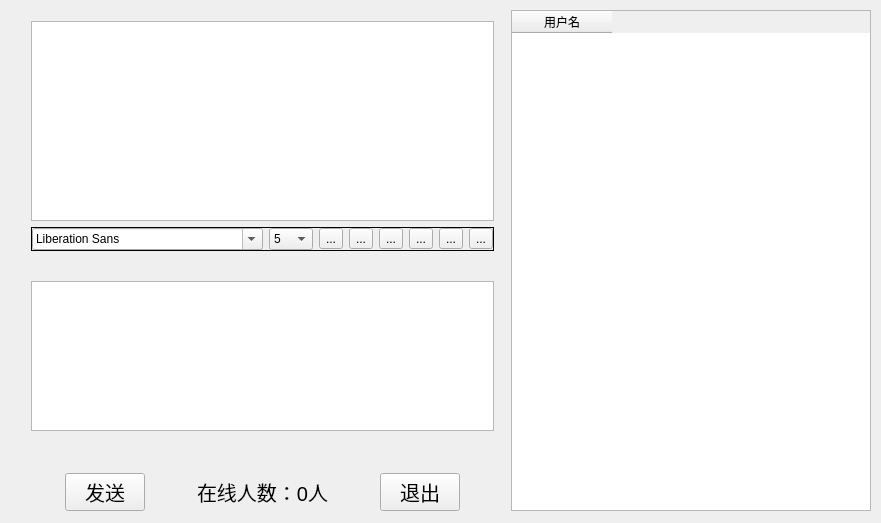
<?xml version="1.0" encoding="UTF-8"?>
<ui version="4.0">
 <class>Widget</class>
 <widget class="QWidget" name="Widget">
  <property name="geometry">
   <rect>
    <x>0</x>
    <y>0</y>
    <width>881</width>
    <height>523</height>
   </rect>
  </property>
  <property name="windowTitle">
   <string>Widget</string>
  </property>
  <widget class="QWidget" name="widget_8" native="true">
   <property name="geometry">
    <rect>
     <x>20</x>
     <y>10</y>
     <width>851</width>
     <height>501</height>
    </rect>
   </property>
   <layout class="QHBoxLayout" name="horizontalLayout_5">
    <property name="leftMargin">
     <number>0</number>
    </property>
    <property name="topMargin">
     <number>0</number>
    </property>
    <property name="rightMargin">
     <number>0</number>
    </property>
    <property name="bottomMargin">
     <number>0</number>
    </property>
    <item>
     <widget class="QWidget" name="widget_6" native="true">
      <layout class="QVBoxLayout" name="verticalLayout_4">
       <property name="leftMargin">
        <number>0</number>
       </property>
       <property name="topMargin">
        <number>0</number>
       </property>
       <property name="rightMargin">
        <number>0</number>
       </property>
       <property name="bottomMargin">
        <number>0</number>
       </property>
       <item>
        <widget class="QWidget" name="widget_4" native="true">
         <layout class="QVBoxLayout" name="verticalLayout_3">
          <property name="leftMargin">
           <number>0</number>
          </property>
          <property name="topMargin">
           <number>0</number>
          </property>
          <property name="rightMargin">
           <number>0</number>
          </property>
          <property name="bottomMargin">
           <number>0</number>
          </property>
          <item>
           <widget class="QWidget" name="widget_2" native="true">
            <layout class="QVBoxLayout" name="verticalLayout">
             <item>
              <widget class="QWidget" name="widget" native="true">
               <layout class="QHBoxLayout" name="horizontalLayout">
                <property name="spacing">
                 <number>0</number>
                </property>
                <property name="leftMargin">
                 <number>0</number>
                </property>
                <property name="topMargin">
                 <number>0</number>
                </property>
                <property name="rightMargin">
                 <number>0</number>
                </property>
                <property name="bottomMargin">
                 <number>0</number>
                </property>
                <item>
                 <widget class="QTextBrowser" name="msgBrowser">
                  <property name="enabled">
                   <bool>true</bool>
                  </property>
                 </widget>
                </item>
               </layout>
              </widget>
             </item>
             <item>
              <widget class="QFrame" name="frame_2">
               <property name="frameShape">
                <enum>QFrame::Box</enum>
               </property>
               <layout class="QHBoxLayout" name="horizontalLayout_2">
                <property name="leftMargin">
                 <number>0</number>
                </property>
                <property name="topMargin">
                 <number>0</number>
                </property>
                <property name="rightMargin">
                 <number>0</number>
                </property>
                <property name="bottomMargin">
                 <number>0</number>
                </property>
                <item>
                 <widget class="QFontComboBox" name="fontCbx"/>
                </item>
                <item>
                 <widget class="QComboBox" name="sizeCbx">
                  <item>
                   <property name="text">
                    <string>5</string>
                   </property>
                  </item>
                  <item>
                   <property name="text">
                    <string>6</string>
                   </property>
                  </item>
                  <item>
                   <property name="text">
                    <string>7</string>
                   </property>
                  </item>
                  <item>
                   <property name="text">
                    <string>8</string>
                   </property>
                  </item>
                  <item>
                   <property name="text">
                    <string>9</string>
                   </property>
                  </item>
                  <item>
                   <property name="text">
                    <string>10</string>
                   </property>
                  </item>
                  <item>
                   <property name="text">
                    <string>11</string>
                   </property>
                  </item>
                  <item>
                   <property name="text">
                    <string>12</string>
                   </property>
                  </item>
                  <item>
                   <property name="text">
                    <string>13</string>
                   </property>
                  </item>
                  <item>
                   <property name="text">
                    <string>14</string>
                   </property>
                  </item>
                  <item>
                   <property name="text">
                    <string>15</string>
                   </property>
                  </item>
                 </widget>
                </item>
                <item>
                 <widget class="QToolButton" name="boldTBtn">
                  <property name="toolTip">
                   <string>加粗</string>
                  </property>
                  <property name="text">
                   <string>...</string>
                  </property>
                  <property name="icon">
                   <iconset resource="res.qrc">
                    <normaloff>:/images/bold.png</normaloff>:/images/bold.png</iconset>
                  </property>
                  <property name="checkable">
                   <bool>true</bool>
                  </property>
                 </widget>
                </item>
                <item>
                 <widget class="QToolButton" name="italicTBtn">
                  <property name="toolTip">
                   <string>倾斜</string>
                  </property>
                  <property name="text">
                   <string>...</string>
                  </property>
                  <property name="icon">
                   <iconset resource="res.qrc">
                    <normaloff>:/images/italic.png</normaloff>:/images/italic.png</iconset>
                  </property>
                  <property name="checkable">
                   <bool>true</bool>
                  </property>
                 </widget>
                </item>
                <item>
                 <widget class="QToolButton" name="undellineTBtn">
                  <property name="toolTip">
                   <string>下划线</string>
                  </property>
                  <property name="text">
                   <string>...</string>
                  </property>
                  <property name="icon">
                   <iconset resource="res.qrc">
                    <normaloff>:/images/under.png</normaloff>:/images/under.png</iconset>
                  </property>
                  <property name="checkable">
                   <bool>true</bool>
                  </property>
                 </widget>
                </item>
                <item>
                 <widget class="QToolButton" name="colorTBtn">
                  <property name="toolTip">
                   <string>颜色</string>
                  </property>
                  <property name="text">
                   <string>...</string>
                  </property>
                  <property name="icon">
                   <iconset resource="res.qrc">
                    <normaloff>:/images/color.png</normaloff>:/images/color.png</iconset>
                  </property>
                 </widget>
                </item>
                <item>
                 <widget class="QToolButton" name="saveTBtn">
                  <property name="toolTip">
                   <string>保存</string>
                  </property>
                  <property name="text">
                   <string>...</string>
                  </property>
                  <property name="icon">
                   <iconset resource="res.qrc">
                    <normaloff>:/images/save.png</normaloff>:/images/save.png</iconset>
                  </property>
                 </widget>
                </item>
                <item>
                 <widget class="QToolButton" name="clearTBtn">
                  <property name="toolTip">
                   <string>清空</string>
                  </property>
                  <property name="text">
                   <string>...</string>
                  </property>
                  <property name="icon">
                   <iconset resource="res.qrc">
                    <normaloff>:/images/clear.png</normaloff>:/images/clear.png</iconset>
                  </property>
                 </widget>
                </item>
               </layout>
              </widget>
             </item>
             <item>
              <widget class="QWidget" name="widget_3" native="true">
               <layout class="QVBoxLayout" name="verticalLayout_2">
                <property name="leftMargin">
                 <number>0</number>
                </property>
                <property name="topMargin">
                 <number>0</number>
                </property>
                <property name="rightMargin">
                 <number>0</number>
                </property>
                <property name="bottomMargin">
                 <number>0</number>
                </property>
                <item>
                 <widget class="QTextEdit" name="msgTextEdit">
                  <property name="maximumSize">
                   <size>
                    <width>16777215</width>
                    <height>150</height>
                   </size>
                  </property>
                 </widget>
                </item>
               </layout>
              </widget>
             </item>
            </layout>
           </widget>
          </item>
         </layout>
        </widget>
       </item>
       <item>
        <widget class="QWidget" name="widget_5" native="true">
         <layout class="QHBoxLayout" name="horizontalLayout_3">
          <property name="leftMargin">
           <number>0</number>
          </property>
          <property name="topMargin">
           <number>0</number>
          </property>
          <property name="rightMargin">
           <number>0</number>
          </property>
          <property name="bottomMargin">
           <number>0</number>
          </property>
          <item>
           <spacer name="horizontalSpacer_3">
            <property name="orientation">
             <enum>Qt::Horizontal</enum>
            </property>
            <property name="sizeHint" stdset="0">
             <size>
              <width>40</width>
              <height>20</height>
             </size>
            </property>
           </spacer>
          </item>
          <item>
           <widget class="QPushButton" name="sendBtn">
            <property name="font">
             <font>
              <pointsize>15</pointsize>
             </font>
            </property>
            <property name="text">
             <string>发送</string>
            </property>
           </widget>
          </item>
          <item>
           <spacer name="horizontalSpacer">
            <property name="orientation">
             <enum>Qt::Horizontal</enum>
            </property>
            <property name="sizeHint" stdset="0">
             <size>
              <width>40</width>
              <height>20</height>
             </size>
            </property>
           </spacer>
          </item>
          <item>
           <widget class="QLabel" name="userNumLbl">
            <property name="font">
             <font>
              <pointsize>15</pointsize>
             </font>
            </property>
            <property name="text">
             <string>在线人数：0人</string>
            </property>
           </widget>
          </item>
          <item>
           <spacer name="horizontalSpacer_2">
            <property name="orientation">
             <enum>Qt::Horizontal</enum>
            </property>
            <property name="sizeHint" stdset="0">
             <size>
              <width>40</width>
              <height>20</height>
             </size>
            </property>
           </spacer>
          </item>
          <item>
           <widget class="QPushButton" name="quitBtn">
            <property name="font">
             <font>
              <pointsize>15</pointsize>
             </font>
            </property>
            <property name="text">
             <string>退出</string>
            </property>
           </widget>
          </item>
          <item>
           <spacer name="horizontalSpacer_4">
            <property name="orientation">
             <enum>Qt::Horizontal</enum>
            </property>
            <property name="sizeHint" stdset="0">
             <size>
              <width>40</width>
              <height>20</height>
             </size>
            </property>
           </spacer>
          </item>
         </layout>
        </widget>
       </item>
      </layout>
     </widget>
    </item>
    <item>
     <widget class="QTableWidget" name="tableWidget">
      <column>
       <property name="text">
        <string>用户名</string>
       </property>
      </column>
     </widget>
    </item>
   </layout>
  </widget>
 </widget>
 <layoutdefault spacing="6" margin="11"/>
 <resources>
  <include location="res.qrc"/>
 </resources>
 <connections/>
</ui>
